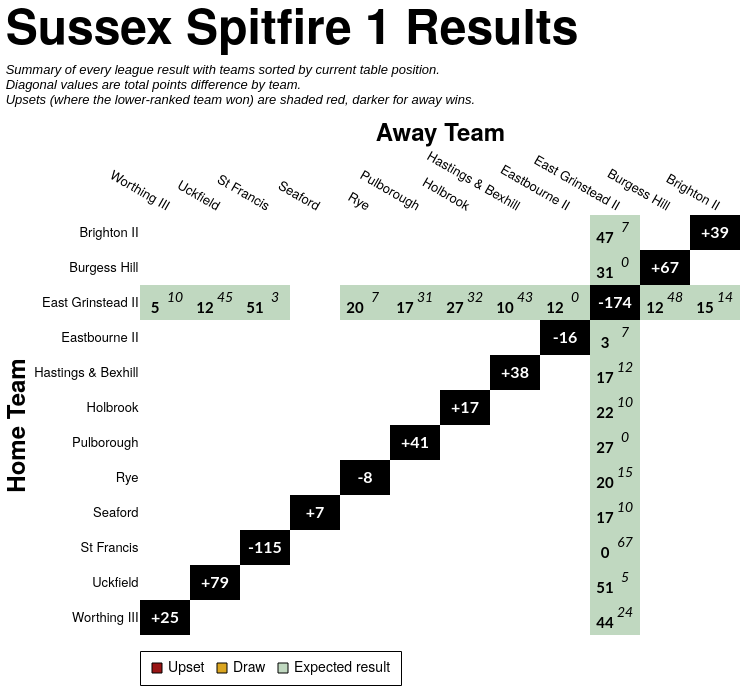

Describe this chart as a Vega-Lite specification.
### Vega-Lite specification from a JSON file in a GitHub repository (floating-point values rounded to 4 significant figures; data arrays with more than 128 entries replaced by an {"elided": "..."} marker saying what was removed)
{"config": {"axis": {"labelFont": "PT Sans Narrow, Helvetica Neue, Helvetica, Arial, sans-serif", "titleFont": "PT Sans Narrow, Helvetica Neue, Helvetica, Arial, sans-serif", "labelFontSize": 13, "titleFontSize": 24, "gridColor": "#202947", "gridOpacity": 0.2, "zindex": 1}, "text": {"font": "Lato, sans-serif"}, "bar": {"cornerRadiusEnd": 5}, "header": {"labelFont": "PT Sans Narrow, Helvetica Neue, Helvetica, Arial, sans-serif", "titleFont": "PT Sans Narrow, Helvetica Neue, Helvetica, Arial, sans-serif", "labelFontSize": 24, "titleFontSize": 28, "labelFontWeight": "bold", "orient": "left"}, "legend": {"labelFont": "PT Sans Narrow, Helvetica Neue, Helvetica, Arial, sans-serif", "titleFont": "PT Sans Narrow, Helvetica Neue, Helvetica, Arial, sans-serif", "labelFontSize": 14, "titleFontSize": 16, "titlePadding": 5, "fillColor": "white", "strokeColor": "black", "padding": 10, "titleFontWeight": "lighter", "titleFontStyle": "italic", "titleColor": "gray", "offset": 10}, "title": {"font": "PT Sans Narrow, Helvetica Neue, Helvetica, Arial, sans-serif", "fontSize": 48, "fontWeight": "bold", "anchor": "start", "align": "center", "titlePadding": 20, "subtitlePadding": 10, "subtitleFontSize": 13, "subtitleColor": "", "subtitleFontStyle": "italic", "offset": 15, "color": "black"}, "axisX": {"labelAngle": 0}, "facet": {"title": null, "header": null, "align": {"row": "each", "column": "each"}, "spacing": 10}, "resolve": {"scale": {"y": "independent", "facet": "independent"}}, "background": "transparent", "scale": {"offsetBandPaddingOuter": 0.2, "offsetBandPaddingInner": 0.1}, "view": {"stroke": null, "background": "transparent"}}, "layer": [{"data": {"name": "data-78eb783b61e2edd8e6a97995017cc460"}, "mark": {"type": "rect"}, "encoding": {"color": {"field": "unexpected_result", "legend": {"labelExpr": "datum.value === 'Upset (Away Win)' ? 'Upset' : datum.value", "labelLimit": 220, "offset": 16, "orient": "bottom", "symbolStrokeColor": "black", "symbolStrokeWidth": 1, "values": ["Upset (Away Win)", "Draw", "Expected result"]}, "scale": {"domain": ["Expected result", "Upset (Home Win)", "Upset (Away Win)", "Draw", "To be played", "N/A"], "range": ["#146f1444", "#991515bb", "#991515", "goldenrod", "white", "black"]}, "title": null, "type": "nominal"}, "opacity": {"condition": {"test": "datum.home_team == param_15.home_team || datum.away_team == param_15.home_team || !isValid(param_15.home_team)", "value": 1.0}, "value": 0.1}, "tooltip": [{"field": "home_team", "title": "Home", "type": "nominal"}, {"field": "away_team", "title": "Away", "type": "nominal"}, {"field": "home_score_text", "title": "Home Score", "type": "nominal"}, {"field": "away_score_text", "title": "Away Score", "type": "nominal"}, {"field": "result", "title": "Result", "type": "nominal"}, {"field": "unexpected_result", "title": "Unexpectedness", "type": "nominal"}, {"field": "date", "format": "%d %b %Y", "title": "Date", "type": "temporal"}], "x": {"axis": {"domain": false, "grid": false, "labelAngle": 30, "orient": "top", "ticks": false}, "field": "away_team", "sort": ["Worthing III", "Uckfield", "St Francis", "Seaford", "Rye", "Pulborough", "Holbrook", "Hastings & Bexhill", "Eastbourne II", "East Grinstead II", "Burgess Hill", "Brighton II"], "title": "Away Team", "type": "nominal"}, "y": {"axis": {"domain": false, "grid": false, "ticks": false}, "field": "home_team", "sort": ["Brighton II", "Burgess Hill", "East Grinstead II", "Eastbourne II", "Hastings & Bexhill", "Holbrook", "Pulborough", "Rye", "Seaford", "St Francis", "Uckfield", "Worthing III"], "title": "Home Team", "type": "nominal"}}, "name": "view_13"}, {"data": {"name": "data-78eb783b61e2edd8e6a97995017cc460"}, "mark": {"type": "text", "fontStyle": "italic", "size": 14, "xOffset": 10, "yOffset": -5}, "encoding": {"color": {"condition": {"test": "(datum.home_team == param_15.home_team || datum.away_team == param_15.home_team || !isValid(param_15.home_team)) && datum.unexpected_result == 'Expected result'", "value": "black"}, "value": "white"}, "text": {"field": "away_score_text", "type": "nominal"}, "x": {"field": "away_team", "sort": ["Worthing III", "Uckfield", "St Francis", "Seaford", "Rye", "Pulborough", "Holbrook", "Hastings & Bexhill", "Eastbourne II", "East Grinstead II", "Burgess Hill", "Brighton II"], "type": "nominal"}, "y": {"field": "home_team", "sort": ["Brighton II", "Burgess Hill", "East Grinstead II", "Eastbourne II", "Hastings & Bexhill", "Holbrook", "Pulborough", "Rye", "Seaford", "St Francis", "Uckfield", "Worthing III"], "type": "nominal"}}, "transform": [{"filter": "datum.away_score_text != '' && datum.away_score_text != 'WO'"}]}, {"data": {"name": "data-78eb783b61e2edd8e6a97995017cc460"}, "mark": {"type": "text", "size": 12, "xOffset": 10, "yOffset": -5}, "encoding": {"color": {"condition": {"test": "(datum.home_team == param_15.home_team || datum.away_team == param_15.home_team || !isValid(param_15.home_team)) && datum.unexpected_result == 'Expected result'", "value": "black"}, "value": "white"}, "text": {"field": "away_score_text", "type": "nominal"}, "x": {"field": "away_team", "sort": ["Worthing III", "Uckfield", "St Francis", "Seaford", "Rye", "Pulborough", "Holbrook", "Hastings & Bexhill", "Eastbourne II", "East Grinstead II", "Burgess Hill", "Brighton II"], "type": "nominal"}, "y": {"field": "home_team", "sort": ["Brighton II", "Burgess Hill", "East Grinstead II", "Eastbourne II", "Hastings & Bexhill", "Holbrook", "Pulborough", "Rye", "Seaford", "St Francis", "Uckfield", "Worthing III"], "type": "nominal"}}, "transform": [{"filter": "datum.away_score_text == 'WO'"}]}, {"data": {"name": "data-78eb783b61e2edd8e6a97995017cc460"}, "mark": {"type": "text", "fontWeight": "bold", "size": 15, "xOffset": -10, "yOffset": 5}, "encoding": {"color": {"condition": {"test": "(datum.home_team == param_15.home_team || datum.away_team == param_15.home_team || !isValid(param_15.home_team)) && datum.unexpected_result == 'Expected result'", "value": "black"}, "value": "white"}, "text": {"field": "home_score_text", "type": "nominal"}, "x": {"field": "away_team", "sort": ["Worthing III", "Uckfield", "St Francis", "Seaford", "Rye", "Pulborough", "Holbrook", "Hastings & Bexhill", "Eastbourne II", "East Grinstead II", "Burgess Hill", "Brighton II"], "type": "nominal"}, "y": {"field": "home_team", "sort": ["Brighton II", "Burgess Hill", "East Grinstead II", "Eastbourne II", "Hastings & Bexhill", "Holbrook", "Pulborough", "Rye", "Seaford", "St Francis", "Uckfield", "Worthing III"], "type": "nominal"}}, "transform": [{"filter": "datum.home_score_text != '' && datum.home_score_text != 'WO'"}]}, {"data": {"name": "data-78eb783b61e2edd8e6a97995017cc460"}, "mark": {"type": "text", "size": 12, "xOffset": -10, "yOffset": 5}, "encoding": {"color": {"condition": {"test": "(datum.home_team == param_15.home_team || datum.away_team == param_15.home_team || !isValid(param_15.home_team)) && datum.unexpected_result == 'Expected result'", "value": "black"}, "value": "white"}, "text": {"field": "home_score_text", "type": "nominal"}, "x": {"field": "away_team", "sort": ["Worthing III", "Uckfield", "St Francis", "Seaford", "Rye", "Pulborough", "Holbrook", "Hastings & Bexhill", "Eastbourne II", "East Grinstead II", "Burgess Hill", "Brighton II"], "type": "nominal"}, "y": {"field": "home_team", "sort": ["Brighton II", "Burgess Hill", "East Grinstead II", "Eastbourne II", "Hastings & Bexhill", "Holbrook", "Pulborough", "Rye", "Seaford", "St Francis", "Uckfield", "Worthing III"], "type": "nominal"}}, "transform": [{"filter": "datum.home_score_text == 'WO'"}]}, {"data": {"name": "data-f49607e97df2edf9d0ff06204ec3ff56"}, "mark": {"type": "text", "color": "white", "fontWeight": "bold", "size": 16}, "encoding": {"text": {"field": "display_text", "type": "nominal"}, "tooltip": [{"field": "home_team", "title": "Team", "type": "nominal"}, {"field": "display_text", "title": "Points Difference", "type": "nominal"}], "x": {"field": "away_team", "sort": ["Worthing III", "Uckfield", "St Francis", "Seaford", "Rye", "Pulborough", "Holbrook", "Hastings & Bexhill", "Eastbourne II", "East Grinstead II", "Burgess Hill", "Brighton II"], "type": "nominal"}, "y": {"field": "home_team", "sort": ["Brighton II", "Burgess Hill", "East Grinstead II", "Eastbourne II", "Hastings & Bexhill", "Holbrook", "Pulborough", "Rye", "Seaford", "St Francis", "Uckfield", "Worthing III"], "type": "nominal"}}}], "height": {"step": 35}, "params": [{"name": "param_15", "select": {"type": "point", "clear": "dblclick", "fields": ["home_team"], "on": "click"}, "value": null, "views": ["view_13"]}], "title": {"text": "Sussex Spitfire 1 Results", "subtitle": ["Summary of every league result with teams sorted by current table position.", "Diagonal values are total points difference by team.", "Upsets (where the lower-ranked team won) are shaded red, darker for away wins."]}, "width": {"step": 50}, "$schema": "https://vega.github.io/schema/vega-lite/v5.20.1.json", "datasets": {"data-78eb783b61e2edd8e6a97995017cc460": {"elided": "144 records"}, "data-f49607e97df2edf9d0ff06204ec3ff56": [{"home_team": "Brighton II", "away_team": "Brighton II", "match_id": null, "date": "", "home_score": null, "away_score": null, "home_walkover": null, "away_walkover": null, "result": "N/A", "home_score_text": "", "away_score_text": "", "wo_result": "", "score_text": "", "display_text": "+39", "is_diagonal": true, "result_simple": "N/A", "unexpected_result": "N/A", "unexpected_opacity": 1.0}, {"home_team": "Burgess Hill", "away_team": "Burgess Hill", "match_id": null, "date": "", "home_score": null, "away_score": null, "home_walkover": null, "away_walkover": null, "result": "N/A", "home_score_text": "", "away_score_text": "", "wo_result": "", "score_text": "", "display_text": "+67", "is_diagonal": true, "result_simple": "N/A", "unexpected_result": "N/A", "unexpected_opacity": 1.0}, {"home_team": "East Grinstead II", "away_team": "East Grinstead II", "match_id": null, "date": "", "home_score": null, "away_score": null, "home_walkover": null, "away_walkover": null, "result": "N/A", "home_score_text": "", "away_score_text": "", "wo_result": "", "score_text": "", "display_text": "-174", "is_diagonal": true, "result_simple": "N/A", "unexpected_result": "N/A", "unexpected_opacity": 1.0}, {"home_team": "Eastbourne II", "away_team": "Eastbourne II", "match_id": null, "date": "", "home_score": null, "away_score": null, "home_walkover": null, "away_walkover": null, "result": "N/A", "home_score_text": "", "away_score_text": "", "wo_result": "", "score_text": "", "display_text": "-16", "is_diagonal": true, "result_simple": "N/A", "unexpected_result": "N/A", "unexpected_opacity": 1.0}, {"home_team": "Hastings & Bexhill", "away_team": "Hastings & Bexhill", "match_id": null, "date": "", "home_score": null, "away_score": null, "home_walkover": null, "away_walkover": null, "result": "N/A", "home_score_text": "", "away_score_text": "", "wo_result": "", "score_text": "", "display_text": "+38", "is_diagonal": true, "result_simple": "N/A", "unexpected_result": "N/A", "unexpected_opacity": 1.0}, {"home_team": "Holbrook", "away_team": "Holbrook", "match_id": null, "date": "", "home_score": null, "away_score": null, "home_walkover": null, "away_walkover": null, "result": "N/A", "home_score_text": "", "away_score_text": "", "wo_result": "", "score_text": "", "display_text": "+17", "is_diagonal": true, "result_simple": "N/A", "unexpected_result": "N/A", "unexpected_opacity": 1.0}, {"home_team": "Pulborough", "away_team": "Pulborough", "match_id": null, "date": "", "home_score": null, "away_score": null, "home_walkover": null, "away_walkover": null, "result": "N/A", "home_score_text": "", "away_score_text": "", "wo_result": "", "score_text": "", "display_text": "+41", "is_diagonal": true, "result_simple": "N/A", "unexpected_result": "N/A", "unexpected_opacity": 1.0}, {"home_team": "Rye", "away_team": "Rye", "match_id": null, "date": "", "home_score": null, "away_score": null, "home_walkover": null, "away_walkover": null, "result": "N/A", "home_score_text": "", "away_score_text": "", "wo_result": "", "score_text": "", "display_text": "-8", "is_diagonal": true, "result_simple": "N/A", "unexpected_result": "N/A", "unexpected_opacity": 1.0}, {"home_team": "Seaford", "away_team": "Seaford", "match_id": null, "date": "", "home_score": null, "away_score": null, "home_walkover": null, "away_walkover": null, "result": "N/A", "home_score_text": "", "away_score_text": "", "wo_result": "", "score_text": "", "display_text": "+7", "is_diagonal": true, "result_simple": "N/A", "unexpected_result": "N/A", "unexpected_opacity": 1.0}, {"home_team": "St Francis", "away_team": "St Francis", "match_id": null, "date": "", "home_score": null, "away_score": null, "home_walkover": null, "away_walkover": null, "result": "N/A", "home_score_text": "", "away_score_text": "", "wo_result": "", "score_text": "", "display_text": "-115", "is_diagonal": true, "result_simple": "N/A", "unexpected_result": "N/A", "unexpected_opacity": 1.0}, {"home_team": "Uckfield", "away_team": "Uckfield", "match_id": null, "date": "", "home_score": null, "away_score": null, "home_walkover": null, "away_walkover": null, "result": "N/A", "home_score_text": "", "away_score_text": "", "wo_result": "", "score_text": "", "display_text": "+79", "is_diagonal": true, "result_simple": "N/A", "unexpected_result": "N/A", "unexpected_opacity": 1.0}, {"home_team": "Worthing III", "away_team": "Worthing III", "match_id": null, "date": "", "home_score": null, "away_score": null, "home_walkover": null, "away_walkover": null, "result": "N/A", "home_score_text": "", "away_score_text": "", "wo_result": "", "score_text": "", "display_text": "+25", "is_diagonal": true, "result_simple": "N/A", "unexpected_result": "N/A", "unexpected_opacity": 1.0}]}}
